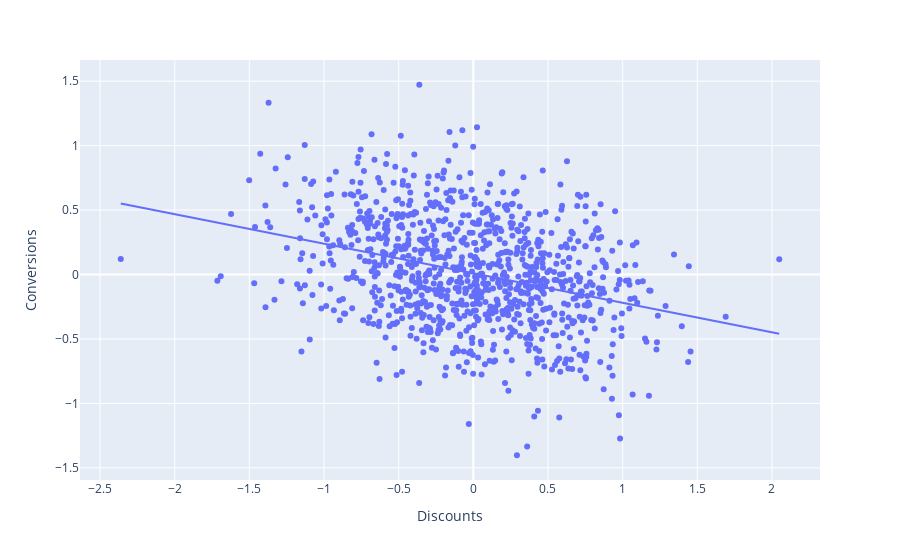

The notebook cell saved with this chart:
### Code cell
px.scatter( df, x = 'Discounts', y = 'Conversions' , trendline = 'ols')

### Figure 1 — Plotly figure (JSON) as saved in the notebook; plotly's stock layout.template omitted (floating-point values rounded to 4 significant figures; data arrays with more than 128 entries replaced by an {"elided": "..."} marker saying what was removed)
{"data": [{"hovertemplate": "Discounts=%{x}<br>Conversions=%{y}<extra></extra>", "legendgroup": "", "marker": {"color": "#636efa", "symbol": "circle"}, "mode": "markers", "name": "", "orientation": "v", "showlegend": false, "type": "scatter", "x": {"elided": "1000 float values"}, "xaxis": "x", "y": {"elided": "1000 float values"}, "yaxis": "y"}, {"hovertemplate": "<b>OLS trendline</b><br>Conversions = -0.228959 * Discounts + 0.0097575<br>R<sup>2</sup>=0.104214<br><br>Discounts=%{x}<br>Conversions=%{y} <b>(trend)</b><extra></extra>", "legendgroup": "", "marker": {"color": "#636efa", "symbol": "circle"}, "mode": "lines", "name": "", "showlegend": false, "type": "scatter", "x": {"elided": "1000 float values"}, "xaxis": "x", "y": {"elided": "1000 float values"}, "yaxis": "y"}], "layout": {"autosize": true, "legend": {"tracegroupgap": 0}, "margin": {"t": 60}, "xaxis": {"anchor": "y", "autorange": true, "domain": [0, 1], "range": [-2.633, 2.32], "title": {"text": "Discounts"}, "type": "linear"}, "yaxis": {"anchor": "x", "autorange": true, "domain": [0, 1], "range": [-1.625, 1.695], "title": {"text": "Conversions"}, "type": "linear"}}}
